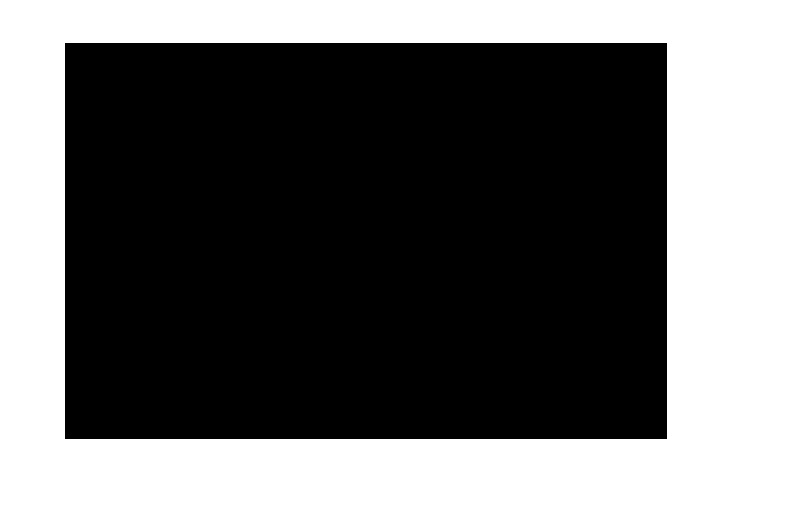
%> input picture 1.jpg, 787 x 513 px
$ octave doeOp2.m   (GNU Octave 9; MATLAB toolbox functions it lacks are replaced by stand-ins)
%> lines starting %> are read from the running program, lines starting %| are printed output that depends on the picture
%% 理论输出图
image = im2double(rgb2gray(imread('1.jpg')));
%> image: size 513x787 double; min 0, max 1, mean 0.41
image0 = imresize(image,[512,512],'bilinear');
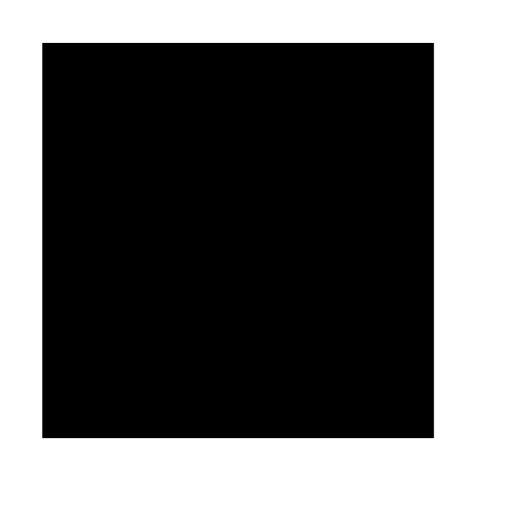
%> image0: size 512x512 double; min 0, max 1, mean 0.41
idea_image0 = 1-image0;
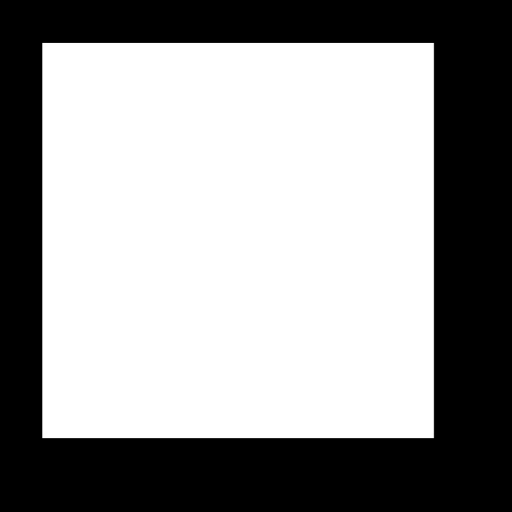
%> idea_image0: size 512x512 double; min 0, max 1, mean 0.59
figure(3)
subplot(1,3,1)
imshow(idea_image0);%显示理论输出光强分布
set(gca,'fontname','times new roman','fontsize',16);    %设置图形对象属性
title('输出面理论光强分布','fontname','华文中宋','fontsize',16);


%% 入射高斯光束参数设置
Nxy = 512;          %x,y坐标采样点
lambda = 632.8e-9;    %波长为 632nm
k = 2*pi/lambda;    %波数
w0 = 6e-3;        %光斑尺寸 6mm
z = 0;
Z_R = pi*w0^2/lambda;           %瑞利长度
w_z = w0*sqrt(1+(z/Z_R)^2);     %光束在z位置的半径
%坐标设置
[x,y] = meshgrid(linspace(-10e-3,10e-3,Nxy));     %近场直角坐标
E = w0/w_z*exp(-(x.^2+y.^2)/w0^2)*exp(-1i*(k*z));%z=0束腰处入射光场分布
I = (abs(E)).^2;%入射光束腰面光强
phase = angle(E);%入射光束腰面相位
%% 经过DOE元件附加随机初相位
add_phase = (2*rand(Nxy,Nxy) - 1)*pi;
estimated_image = E.*exp(1i*add_phase); %模拟初次经过DOE后高斯光束

%% 迭代计算
tic
idea_image = sqrt(idea_image0);%理论振幅图
simlist = zeros(1,100);

P1 = idea_image/sum(sum(idea_image));
seta = 2;
for m = 1:100
    F_image = fft2(estimated_image);%第k次迭代时，输出光场
    absF_image = abs(F_image)*2/Nxy;
    sim = corrcoef(idea_image,absF_image);%振幅的相关系数
    simlist(m) = sim(1,2);
    if sim(1,2)>=0.99
        break
    end

    P2 = absF_image/sum(sum(absF_image));

    F_image_phase = angle(F_image);%保留相位
    F_estimated_image = ((1-sim(1,2)*0.05)*idea_image + absF_image*sim(1,2)*0.05).*exp(1i*F_image_phase);%对输出光场振幅和理论输出光场振幅进行交换
    IF_image = ifft2(F_estimated_image);%反傅里叶变换后，计算的k+1次输入光场
    IF_image_phase = angle(IF_image);%保留相位
    estimated_image = E.*exp(1i*IF_image_phase);%实际第k+1次输入光场
end
%> this loop made 100 passes
%> sim on passes 1 to 12: [1 0.00143; 0.00143 1], [1 0.808; 0.808 1], [1 0.879; 0.879 1], [1 0.907; 0.907 1], [1 0.922; 0.922 1], [1 0.932; 0.932 1], [1 0.94; 0.94 1], [1 0.945; 0.945 1], [1 0.949; 0.949 1], [1 0.953; 0.953 1], [1 0.955; 0.955 1], [1 0.958; 0.958 1]
%> pass 1, `IF_image_phase = angle(IF_image);`:
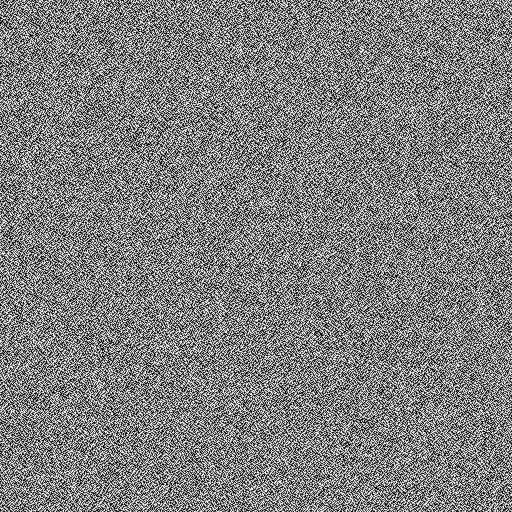
%> IF_image_phase: size 512x512 double; min -3.14, max 3.14, mean -0.00107; drawn with min black and max white
%> pass 2, `absF_image = abs(F_image)*2/Nxy;`:
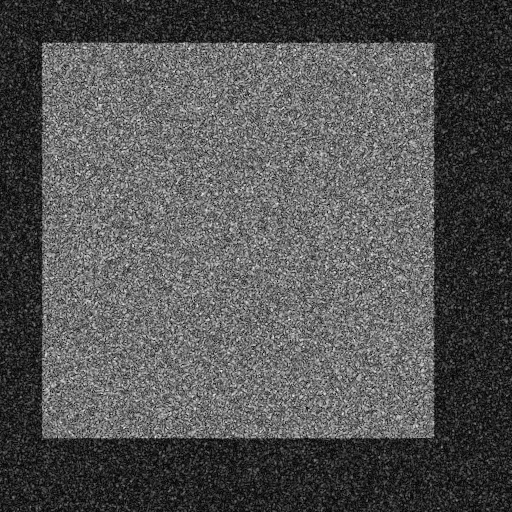
%> absF_image: size 512x512 double; min 0.000798, max 1.97, mean 0.65; drawn with min black and max white
%> pass 2, `F_image_phase = angle(F_image);`:
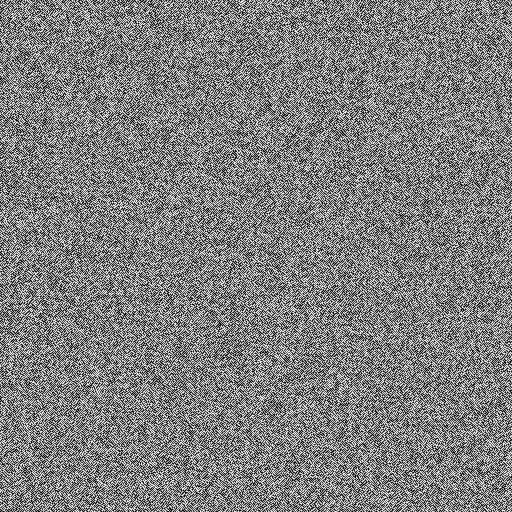
%> F_image_phase: size 512x512 double; min -3.14, max 3.14, mean 0.000584; drawn with min black and max white
%> after the loop, simlist = 100 values from 0.00143 to 0.985
toc

subplot(1,3,2)
outimage = abs(F_image);
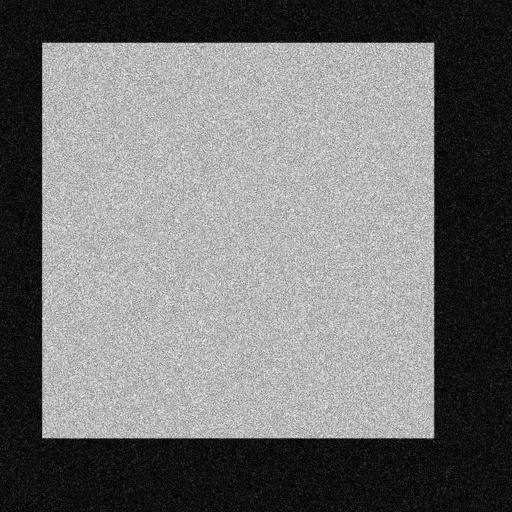
%> outimage: size 512x512 double; min 0.124, max 342.1, mean 155.7; drawn with min black and max white
outimage = outimage*2/Nxy;
% outimage = (outimage.^2);
imshow(outimage/max(max(outimage)));
set(gca,'fontname','times new roman','fontsize',16);    %设置图形对象属性
title('输出面振幅分布','fontname','华文中宋','fontsize',16);

subplot(1,3,3)
imshow(IF_image_phase)
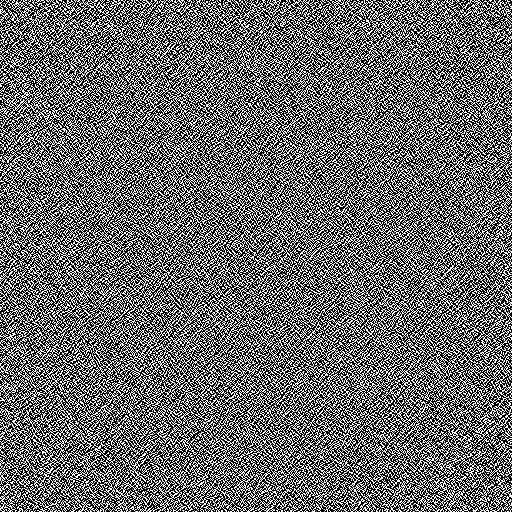
%> displayed picture: size 512x512, on the screen's scale of 0 to 255; min 0, max 255, mean 107.2
set(gca,'fontname','times new roman','fontsize',16);    %设置图形对象属性
title('DOE相位分布','fontname','华文中宋','fontsize',16);

$ run again, with 02.jpg copied over 1.jpg
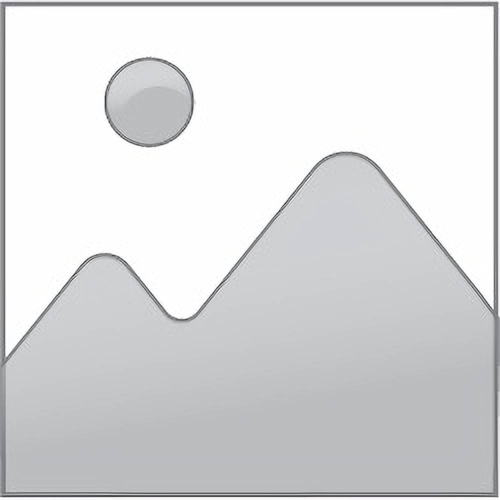
%> input picture 02.jpg, 1000 x 1000 px (shown at 1/2 size)
%> `P1 = idea_image/sum(sum(idea_image));`:
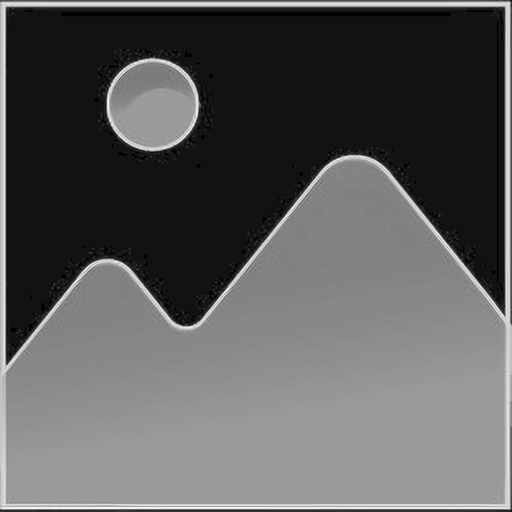
%> P1: size 512x512 double; min 0, max 1.06e-05, mean 3.81e-06; drawn with min black and max white
%> the loop `for m = 1:100` made 100 passes
%> sim on passes 1 to 8: [1 7.1e-05; 7.1e-05 1], [1 0.804; 0.804 1], [1 0.875; 0.875 1], [1 0.905; 0.905 1], [1 0.921; 0.921 1], [1 0.932; 0.932 1], [1 0.94; 0.94 1], [1 0.946; 0.946 1]
%> after the loop `for m = 1:100`: simlist = 100 values from 7.1e-05 to 0.989
%> `imshow(IF_image_phase)`:
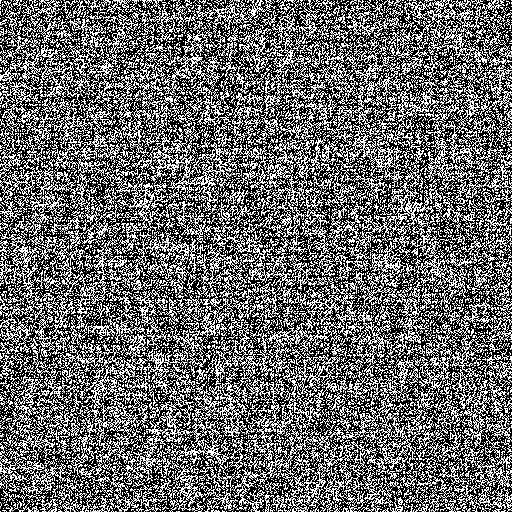
%> displayed picture: size 512x512, on the screen's scale of 0 to 255; min 0, max 255, mean 107.3

$ run again, with 21.jpg copied over 1.jpg
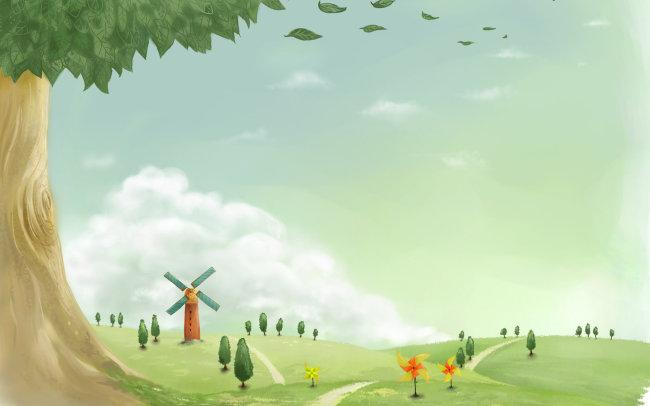
%> input picture 21.jpg, 650 x 406 px
%> `idea_image = sqrt(idea_image0);`:
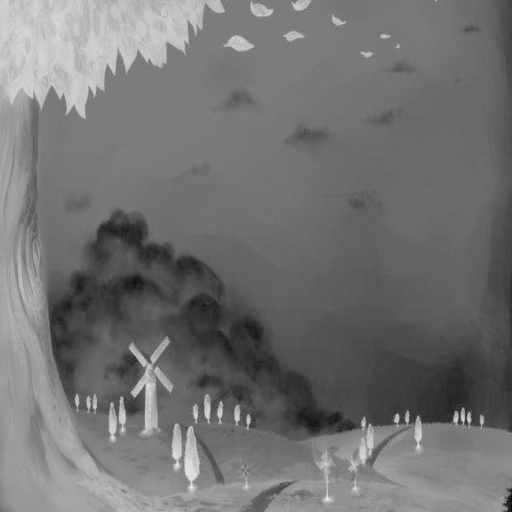
%> idea_image: size 512x512 double; min 0.0284, max 0.906, mean 0.45
%> the loop `for m = 1:100` made 100 passes
%> sim on passes 1 to 8: [1 -0.00195; -0.00195 1], [1 0.537; 0.537 1], [1 0.68; 0.68 1], [1 0.75; 0.75 1], [1 0.793; 0.793 1], [1 0.822; 0.822 1], [1 0.843; 0.843 1], [1 0.859; 0.859 1]
%> after the loop `for m = 1:100`: simlist = 100 values from -0.00195 to 0.978
%> `imshow(IF_image_phase)`:
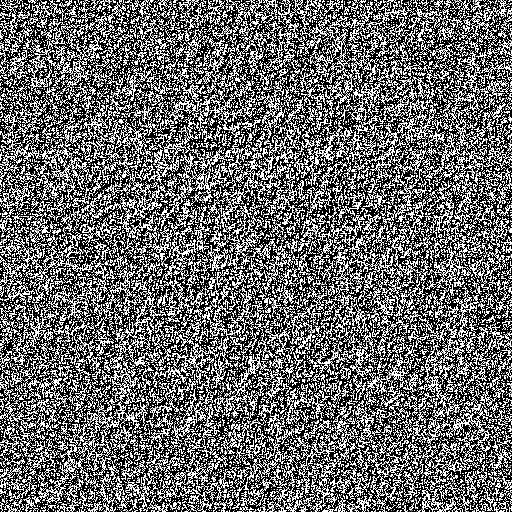
%> displayed picture: size 512x512, on the screen's scale of 0 to 255; min 0, max 255, mean 107.4
